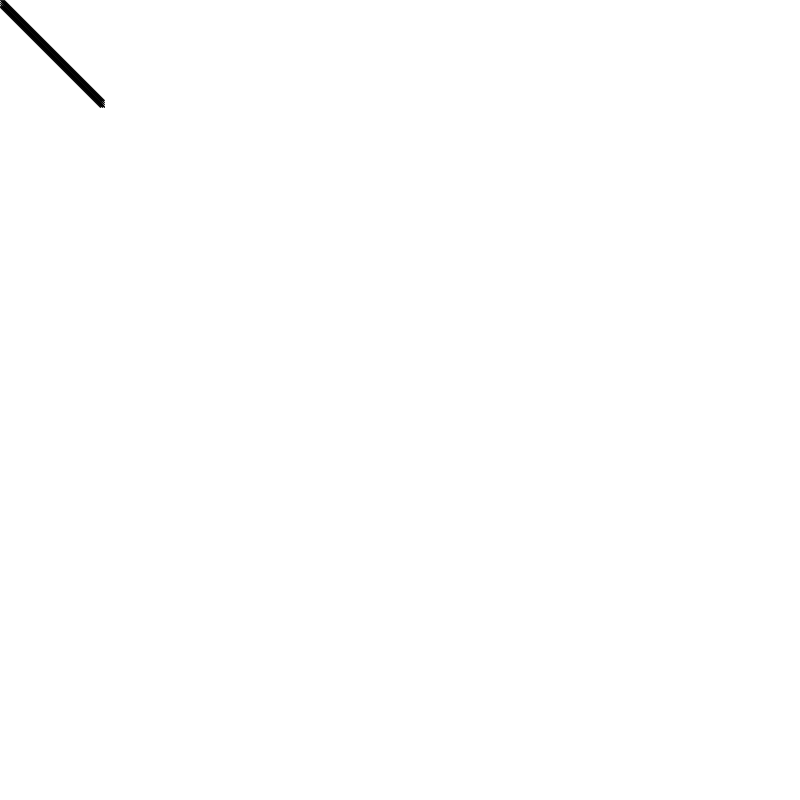
Frame 1 (no input)
Frame 60 (the mouse pressed at the canvas centre just before this capture): identical to frame 1, image omitted
Frame 120 (the mouse held since frame 60 and released just before this capture): identical to frame 1, image omitted

The Processing sketch that drew this single still picture (run headless with seeded random() and noise(); from frame 60 on, the mouse is pressed at the canvas centre):

// Processing sketch: Hexagons
// ── Hexagons.pde
ArrayList<Hexagon> grid;

void setup() {
  size(800, 800);

  grid = new ArrayList<Hexagon>();
  for (int i = 0; i < 5; i++) {
    for (int j = 0; j < 5; j++) {
      grid.add(new Hexagon(j % 2 == 0, i, j, 100));
    }
  }
}

void draw() {
  background(255);
  for (Hexagon h : grid) {
    h.draw();
  }
}

// ── Hexagon.pde
class Hexagon {
  boolean a;
  int r, c, size;
  
  Hexagon(boolean a, int r, int c, int size) {
    this.a = a;
    this.r = r;
    this.c = c;
    this.size = size;
  }
  
  void draw() {
    pushMatrix();
    
    float halfA = (a ? 1.0 : 0.0) / 2; 
    translate(halfA + c, sqrt(3) * (halfA + r));
    line(0, 0, size, size);
    
    popMatrix();
  }
}
